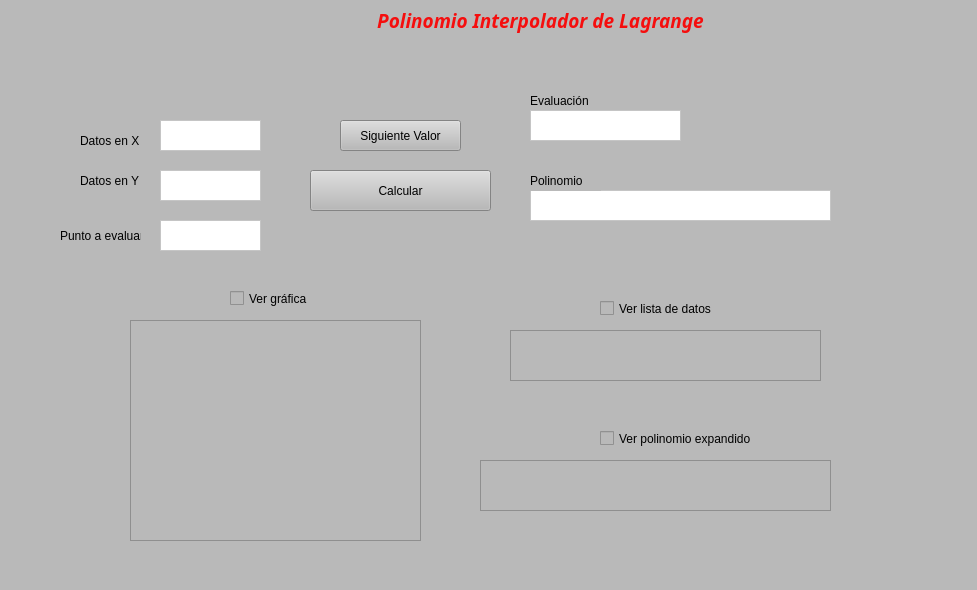
<?xml version="1.0" encoding="UTF-8"?>
<ui version="4.0">
 <class>MainWindow</class>
 <widget class="QMainWindow" name="MainWindow">
  <property name="geometry">
   <rect>
    <x>0</x>
    <y>0</y>
    <width>977</width>
    <height>590</height>
   </rect>
  </property>
  <property name="windowTitle">
   <string>MainWindow</string>
  </property>
  <property name="styleSheet">
   <string notr="true">
background-color: rgb(185, 185, 185);</string>
  </property>
  <widget class="QWidget" name="centralwidget">
   <widget class="QLabel" name="Titulo">
    <property name="geometry">
     <rect>
      <x>370</x>
      <y>0</y>
      <width>341</width>
      <height>41</height>
     </rect>
    </property>
    <property name="font">
     <font>
      <family>Malgun Gothic</family>
      <pointsize>12</pointsize>
      <weight>75</weight>
      <italic>true</italic>
      <bold>true</bold>
     </font>
    </property>
    <property name="text">
     <string>&lt;html&gt;&lt;head/&gt;&lt;body&gt;&lt;p align=&quot;center&quot;&gt;&lt;span style=&quot; font-size:14pt; color:#f50e0e;&quot;&gt;Polinomio Interpolador de Lagrange&lt;/span&gt;&lt;/p&gt;&lt;/body&gt;&lt;/html&gt;</string>
    </property>
   </widget>
   <widget class="QLabel" name="Datos_X">
    <property name="geometry">
     <rect>
      <x>80</x>
      <y>130</y>
      <width>91</width>
      <height>21</height>
     </rect>
    </property>
    <property name="text">
     <string>Datos en X</string>
    </property>
   </widget>
   <widget class="QLabel" name="Datos_Y">
    <property name="geometry">
     <rect>
      <x>80</x>
      <y>170</y>
      <width>91</width>
      <height>21</height>
     </rect>
    </property>
    <property name="text">
     <string>Datos en Y</string>
    </property>
   </widget>
   <widget class="QTextEdit" name="DigDatX">
    <property name="geometry">
     <rect>
      <x>160</x>
      <y>120</y>
      <width>101</width>
      <height>31</height>
     </rect>
    </property>
    <property name="styleSheet">
     <string notr="true">background-color: rgb(255, 255, 255);</string>
    </property>
   </widget>
   <widget class="QTextEdit" name="DigDatY">
    <property name="geometry">
     <rect>
      <x>160</x>
      <y>170</y>
      <width>101</width>
      <height>31</height>
     </rect>
    </property>
    <property name="styleSheet">
     <string notr="true">background-color: rgb(255, 255, 255);</string>
    </property>
   </widget>
   <widget class="QPushButton" name="Calcular">
    <property name="geometry">
     <rect>
      <x>310</x>
      <y>170</y>
      <width>181</width>
      <height>41</height>
     </rect>
    </property>
    <property name="text">
     <string>Calcular</string>
    </property>
   </widget>
   <widget class="QLabel" name="Escudo">
    <property name="geometry">
     <rect>
      <x>20</x>
      <y>0</y>
      <width>331</width>
      <height>111</height>
     </rect>
    </property>
    <property name="styleSheet">
     <string notr="true">border-image: url(:/cct/Escudo UNAL.png);</string>
    </property>
    <property name="text">
     <string/>
    </property>
   </widget>
   <widget class="QTextEdit" name="DigDatY_2">
    <property name="geometry">
     <rect>
      <x>160</x>
      <y>220</y>
      <width>101</width>
      <height>31</height>
     </rect>
    </property>
    <property name="styleSheet">
     <string notr="true">background-color: rgb(255, 255, 255);</string>
    </property>
   </widget>
   <widget class="QLabel" name="P_evaluar">
    <property name="geometry">
     <rect>
      <x>60</x>
      <y>220</y>
      <width>81</width>
      <height>31</height>
     </rect>
    </property>
    <property name="text">
     <string>Punto a evaluar</string>
    </property>
   </widget>
   <widget class="QPushButton" name="Next">
    <property name="geometry">
     <rect>
      <x>340</x>
      <y>120</y>
      <width>121</width>
      <height>31</height>
     </rect>
    </property>
    <property name="text">
     <string>Siguiente Valor</string>
    </property>
   </widget>
   <widget class="QLabel" name="Evaluacion">
    <property name="geometry">
     <rect>
      <x>530</x>
      <y>90</y>
      <width>81</width>
      <height>21</height>
     </rect>
    </property>
    <property name="text">
     <string>Evaluación</string>
    </property>
   </widget>
   <widget class="QTextEdit" name="Mos_Evaluacion">
    <property name="geometry">
     <rect>
      <x>530</x>
      <y>110</y>
      <width>151</width>
      <height>31</height>
     </rect>
    </property>
    <property name="styleSheet">
     <string notr="true">background-color: rgb(255, 255, 255);</string>
    </property>
   </widget>
   <widget class="QCheckBox" name="Grafica_2">
    <property name="geometry">
     <rect>
      <x>230</x>
      <y>290</y>
      <width>101</width>
      <height>17</height>
     </rect>
    </property>
    <property name="text">
     <string>Ver gráfica </string>
    </property>
   </widget>
   <widget class="QCheckBox" name="Polinomio">
    <property name="geometry">
     <rect>
      <x>600</x>
      <y>430</y>
      <width>191</width>
      <height>17</height>
     </rect>
    </property>
    <property name="text">
     <string>Ver polinomio expandido</string>
    </property>
   </widget>
   <widget class="QTextEdit" name="Mos_Polinomio">
    <property name="geometry">
     <rect>
      <x>530</x>
      <y>190</y>
      <width>301</width>
      <height>31</height>
     </rect>
    </property>
    <property name="styleSheet">
     <string notr="true">background-color: rgb(255, 255, 255);</string>
    </property>
   </widget>
   <widget class="QGraphicsView" name="Grafica">
    <property name="geometry">
     <rect>
      <x>130</x>
      <y>320</y>
      <width>291</width>
      <height>221</height>
     </rect>
    </property>
   </widget>
   <widget class="QCheckBox" name="Lista">
    <property name="geometry">
     <rect>
      <x>600</x>
      <y>300</y>
      <width>151</width>
      <height>17</height>
     </rect>
    </property>
    <property name="text">
     <string>Ver lista de datos</string>
    </property>
   </widget>
   <widget class="QTextBrowser" name="Poliexp">
    <property name="geometry">
     <rect>
      <x>480</x>
      <y>460</y>
      <width>351</width>
      <height>51</height>
     </rect>
    </property>
   </widget>
   <widget class="QLabel" name="Polinomio_2">
    <property name="geometry">
     <rect>
      <x>530</x>
      <y>170</y>
      <width>71</width>
      <height>21</height>
     </rect>
    </property>
    <property name="text">
     <string>Polinomio</string>
    </property>
   </widget>
   <widget class="QTextEdit" name="ListDat">
    <property name="geometry">
     <rect>
      <x>510</x>
      <y>330</y>
      <width>311</width>
      <height>51</height>
     </rect>
    </property>
   </widget>
  </widget>
  <widget class="QMenuBar" name="menubar">
   <property name="geometry">
    <rect>
     <x>0</x>
     <y>0</y>
     <width>977</width>
     <height>22</height>
    </rect>
   </property>
  </widget>
  <widget class="QStatusBar" name="statusbar"/>
 </widget>
 <resources>
  <include location="Escudo.qrc"/>
 </resources>
 <connections/>
</ui>
